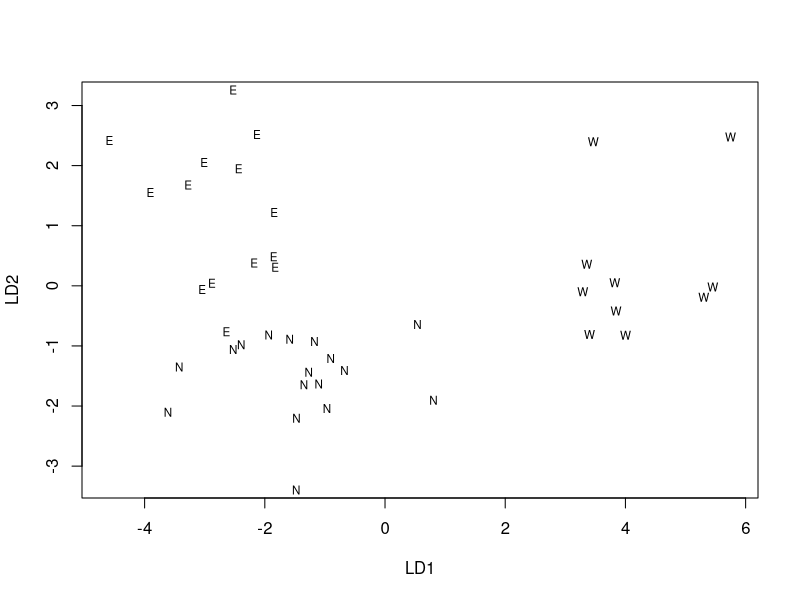
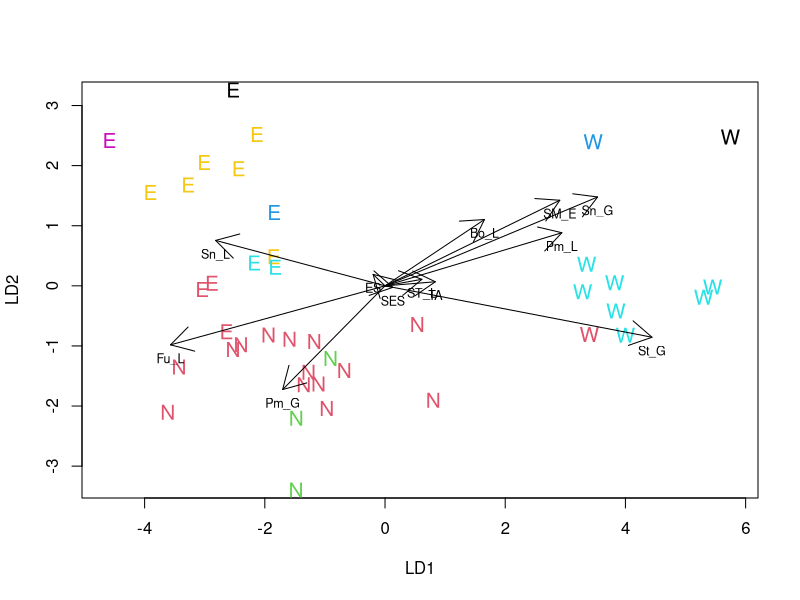

R code for these plots, in order:
## ---- chunk 1
library(MASS)
## ---- chunk 2
PCA1_data <- read.csv("data/PCA1_Survey.csv", head = TRUE)
PCA1_cordata <- PCA1_data[c(-7, -8, -9)]
lda_expl <- PCA1_cordata[, 3:14]
## ---- chunk 3
region_lda <- lda(lda_expl, grouping = PCA1_cordata$region)
region_lda
## ---- chunk 4
region_ldaplt <- plot(region_lda)
## ---- chunk 5
lda.arrows <- function(x, myscale = 1, tex = 0.75, choices = c(1, 2), ...) {
  ## adds `biplot` arrows to an lda using the discriminant function values
  heads <- coef(x)
  arrows(
    x0 = 0, y0 = 0,
    x1 = myscale * heads[, choices[1]],
    y1 = myscale * heads[, choices[2]], ...
  )
  text(myscale * heads[, choices],
    labels = row.names(heads),
    cex = tex, pos = 1, offset = 0.5
  )
}
## ---- chunk 6
NHCA_data1 <- data.frame(PCA1_cordata[, 1:2], scale(PCA1_cordata[, 3:14]))
NHCA_fields2 <- kmeans(NHCA_data1[, 3:14], 7)
plot(region_lda, asp = 1, col = NHCA_fields2$cluster, cex = 1.25)
lda.arrows(region_lda, col = 1, lwd = 1, myscale = 2.5)
## ---- chunk 7
lda_expl <- data.frame(lda_expl)
region_MAN <- manova(
  cbind(ST_L, St_G, Sn_L, Sn_G, Pm_L, Pm_G, Fu_L, Bo_L, SM_E, ES, SES, TA) ~ PCA1_cordata$region,
  data = lda_expl
)
summary(region_MAN, test = "Pillai")
summary(region_MAN, test = "Wilks")
summary(region_MAN, test = "Hotelling-Lawley")
